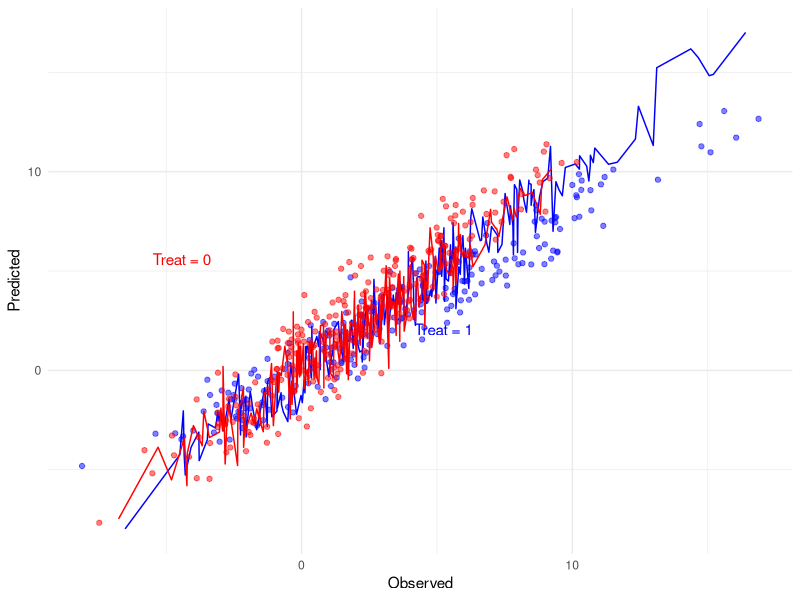

Source code (R): (Note: this script raises an error after producing the figure.)

################
### On the simulated dataset
################

set.seed(123)

# Define the number of observations
n <- 500

# Generate random values for x1 and x2 from a normal distribution
x1 <- rnorm(n, mean = 0, sd = 1)
x2 <- rnorm(n, mean = 0, sd = 1)

# Generate treatment variable A
A <- rbinom(n, size = 1, prob = 0.5)

# Define the coefficients
beta0 <- 2
beta1 <- 3
beta2 <- -1
beta3 <- 1.5
beta4 <- 0.5
beta5 <- -2

# Generate random error terms
epsilon <- rnorm(n, mean = 0, sd = 1)

Y <- beta0 + beta1 * x1 + beta2 * x2 + beta3 * A + beta4 * A * x1 + beta5 * A * x2 + epsilon


DATA_full <- data.frame('Y' = Y, 'x1' = x1, 'x2' = x2, 'A' = A, 'x1.t' = A*x1, 'x2.t' = A*x2)
DATA_reduced <- data.frame('Y' = Y, 'x1' = x1, 'x2' = x2, 'A' = A)


Y <- DATA_full$Y
DATA_full <- DATA_full[ , !(names(DATA_full) %in% c('Y'))]
DATA_full <- model.matrix(Y~.-1, data = DATA_full)


Treat <- DATA_reduced$A
DATA_reduced <- DATA_reduced[ , !(names(DATA_reduced) %in% c('Y', 'A'))]
DATA_reduced <- model.matrix(Y~.-1, data = DATA_reduced)
tau <- mean(Treat == 1) - mean(Treat == 0)
tau.range <- seq(-4*tau, 4*tau, length.out = 9)
#tau.range = seq(1,10, by =1)


data.all <- cbind.data.frame(DATA_full, Y = Y)
fit <- lm(Y ~., data = data.all)
pred <- predict(fit)

plot_data <- data.frame(Observed = data.all$Y, Predicted = pred, Trt = Treat)
# Subset dataframe based on Trt values
df_trt1 <- plot_data[plot_data$Trt == 1, ]
df_trt0 <- plot_data[plot_data$Trt == 0, ]


mse <- rep(NA, length(tau.range))
for(k in 1:length(tau.range)) {
  data.reduced <- cbind.data.frame(DATA_reduced, Y= Y - tau.range[k]*Treat)
  lm_tmp <- lm(Y ~., data = data.reduced)
  mse[k] <- mean((data.reduced$Y - lm_tmp$fitted)^2)
}
tau.star <- tau.range[which.min(mse)]

data.reduced <- cbind.data.frame(DATA_reduced, Y= Y - tau.star*Treat)
fit_reduced <- lm(Y ~., data = data.reduced)
pred_reduced <- predict(fit_reduced)

plot_data_reduced <- data.frame(Observed = data.reduced$Y, Predicted = pred_reduced, Trt = Treat)
# Subset dataframe based on Trt values
df_reduced_trt1 <- plot_data_reduced[plot_data_reduced$Trt == 1, ]
df_reduced_trt0 <- plot_data_reduced[plot_data_reduced$Trt == 0, ]



library(ggplot2)
ggplot() +
  geom_line(data = df_trt1, aes(x = Predicted, y = Observed), color = "blue") +
  geom_point(data = df_reduced_trt1, aes(y = Predicted, x = Observed), color = "blue", alpha = 0.5) +
  
  # Add df_trt0 as a line with points from df_reduced_trt0 around it
  geom_line(data = df_trt0, aes(x = Predicted, y = Observed), color = "red") +
  geom_point(data = df_reduced_trt0, aes(y = Predicted, x = Observed), color = "red", alpha = 0.5) +
  
  # Add labels to the lines
  geom_text(data = df_trt1[1, ], aes(x = Predicted, y = Observed, label = "Treat = 1"), hjust = -1.2, vjust = 0.2, color = "blue") +
  geom_text(data = df_trt0[1, ], aes(x = Predicted, y = Observed, label = "Treat = 0"), hjust = 3.0, vjust = -5.5, color = "red") +
  
  # Customize plot aesthetics
  labs(y = "Predicted", x = "Observed", color = "Treatment") +
  scale_color_manual(values = c("blue", "red"), labels = c("Trt = 1", "Trt = 0")) +
  theme_minimal()





################
### On the example dataset
################
DATA <- read.csv('IHDP_clean.csv', header = TRUE)[,-1]
cor_matrix <- cor(DATA)
cor_with_output <- cor_matrix[, 1]
cor_with_output[1] <- 0  # Set the correlation with output to 0
sorted_correlations <- sort(abs(cor_with_output), decreasing = TRUE)
top_10_correlations <- sorted_correlations[1:10]
top_10_predictors <- names(top_10_correlations)
# Subset your data to keep only the top 10 predictor columns

selected_data <- DATA[, top_10_predictors]
output <- DATA[,c('iqsb.36', 'treat')]

## X0 - reduced model
DATA.cor.reduced <- bind_cols(output, selected_data)
# Create training and test sets using the selected index numbers
Y <- DATA.cor.reduced$iqsb.36
Treat <- DATA.cor.reduced$treat
tau <- mean(Treat == 1) - mean(Treat == 0)
tau.range <- seq(-4*tau, 4*tau, length.out = 9)
DATA.cor.reduced <- DATA.cor.reduced[ , !(names(DATA.cor.reduced) %in% c('iqsb.36', 'treat'))]
DATA.cor.reduced <- model.matrix(Y~.-1, data = DATA.cor.reduced)

## X - full model
selected_data.T <- matrix(NA, nrow = nrow(selected_data), ncol = ncol(selected_data))
for(k in 1:10){
  selected_data.T[,k] <- selected_data[,k]*output$treat
}
colnames(selected_data.T) <- paste0(colnames(selected_data), ".t")
DATA.cor <- bind_cols(output, selected_data, selected_data.T)
DATA.cor <- bind_cols('iqsb.36' = output, selected_data)

# Create training and test sets using the selected index numbers
Y <- DATA.cor$iqsb.36
DATA.cor <- DATA.cor[ , !(names(DATA.cor) %in% c('iqsb.36'))]
DATA.cor <- model.matrix(Y~.-1, data = DATA.cor)


data.all <- cbind.data.frame(DATA.cor, Y = Y)
fit <- lm(Y ~., data = data.all)
pred <- predict(fit)

plot_data <- data.frame(Observed = data.all$Y, Predicted = as.vector(pred), Trt = data.all$treat)
# Subset dataframe based on Trt values
df_trt1 <- plot_data[plot_data$Trt == 1, ]
df_trt0 <- plot_data[plot_data$Trt == 0, ]


mse <- rep(NA, length(tau.range))
for(k in 1:length(tau.range)) {
  data.reduced <- cbind.data.frame(DATA.cor.reduced, Y= Y - tau.range[k]*Treat)
  lm_tmp <- lm(Y ~., data = data.reduced)
  mse[k] <- mean((data.reduced$Y - lm_tmp$fitted)^2)
}
tau.star <- tau.range[which.min(mse)]

data.reduced <- cbind.data.frame(DATA.cor.reduced, Y= Y - tau.star*Treat)
fit_reduced <- lm(Y ~., data = data.reduced)
pred_reduced <- predict(fit_reduced)

plot_data_reduced <- data.frame(Observed = data.reduced$Y, Predicted = pred_reduced, Trt = Treat)
# Subset dataframe based on Trt values
df_reduced_trt1 <- plot_data_reduced[plot_data_reduced$Trt == 1, ]
df_reduced_trt0 <- plot_data_reduced[plot_data_reduced$Trt == 0, ]



library(ggplot2)
ggplot() +
  geom_line(data = df_trt1, aes(x = Predicted, y = Observed), color = "blue") +
  geom_point(data = df_reduced_trt1, aes(y = Predicted, x = Observed), color = "blue", alpha = 0.5) +
  
  # Add df_trt0 as a line with points from df_reduced_trt0 around it
  geom_line(data = df_trt0, aes(x = Predicted, y = Observed), color = "red") +
  geom_point(data = df_reduced_trt0, aes(y = Predicted, x = Observed), color = "red", alpha = 0.5) +
  
  # Add labels to the lines
  geom_text(data = df_trt1[1, ], aes(x = Predicted, y = Observed, label = "Treat = 1"), hjust = -1.2, vjust = 0.2, color = "blue") +
  geom_text(data = df_trt0[1, ], aes(x = Predicted, y = Observed, label = "Treat = 0"), hjust = 3.0, vjust = -5.5, color = "red") +
  
  # Customize plot aesthetics
  labs(y = "Predicted", x = "Observed", color = "Treatment") +
  scale_color_manual(values = c("blue", "red"), labels = c("Trt = 1", "Trt = 0")) +
  theme_minimal()
